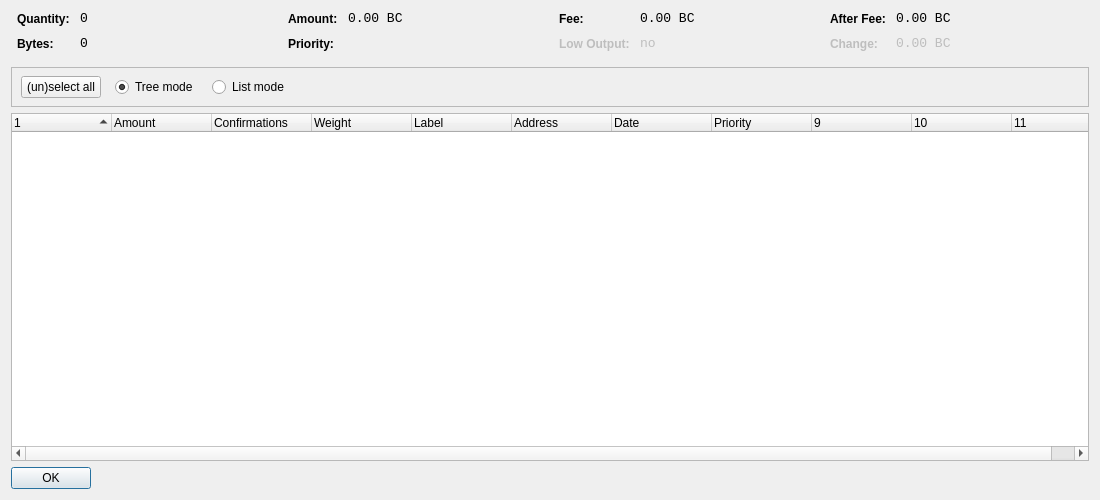
<?xml version="1.0" encoding="UTF-8"?>
<ui version="4.0">
 <class>CoinControlDialog</class>
 <widget class="QDialog" name="CoinControlDialog">
  <property name="geometry">
   <rect>
    <x>0</x>
    <y>0</y>
    <width>1100</width>
    <height>500</height>
   </rect>
  </property>
  <property name="windowTitle">
   <string>Coin Control</string>
  </property>
  <layout class="QVBoxLayout" name="verticalLayout">
   <item>
    <layout class="QHBoxLayout" name="horizontalLayoutTop" stretch="0,0,0,0">
     <property name="topMargin">
      <number>0</number>
     </property>
     <property name="bottomMargin">
      <number>10</number>
     </property>
     <item>
      <layout class="QFormLayout" name="formLayoutCoinControl1">
       <property name="horizontalSpacing">
        <number>10</number>
       </property>
       <property name="verticalSpacing">
        <number>10</number>
       </property>
       <property name="leftMargin">
        <number>6</number>
       </property>
       <property name="rightMargin">
        <number>6</number>
       </property>
       <item row="0" column="0">
        <widget class="QLabel" name="labelCoinControlQuantityText">
         <property name="styleSheet">
          <string notr="true">font-weight:bold;</string>
         </property>
         <property name="text">
          <string>Quantity:</string>
         </property>
        </widget>
       </item>
       <item row="0" column="1">
        <widget class="QLabel" name="labelCoinControlQuantity">
         <property name="font">
          <font>
           <family>Monospace</family>
           <pointsize>10</pointsize>
          </font>
         </property>
         <property name="cursor">
          <cursorShape>IBeamCursor</cursorShape>
         </property>
         <property name="contextMenuPolicy">
          <enum>Qt::ActionsContextMenu</enum>
         </property>
         <property name="text">
          <string notr="true">0</string>
         </property>
         <property name="textInteractionFlags">
          <set>Qt::LinksAccessibleByMouse|Qt::TextSelectableByKeyboard|Qt::TextSelectableByMouse</set>
         </property>
        </widget>
       </item>
       <item row="1" column="0">
        <widget class="QLabel" name="labelCoinControlBytesText">
         <property name="styleSheet">
          <string notr="true">font-weight:bold;</string>
         </property>
         <property name="text">
          <string>Bytes:</string>
         </property>
        </widget>
       </item>
       <item row="1" column="1">
        <widget class="QLabel" name="labelCoinControlBytes">
         <property name="font">
          <font>
           <family>Monospace</family>
           <pointsize>10</pointsize>
          </font>
         </property>
         <property name="cursor">
          <cursorShape>IBeamCursor</cursorShape>
         </property>
         <property name="contextMenuPolicy">
          <enum>Qt::ActionsContextMenu</enum>
         </property>
         <property name="text">
          <string notr="true">0</string>
         </property>
         <property name="textInteractionFlags">
          <set>Qt::LinksAccessibleByMouse|Qt::TextSelectableByKeyboard|Qt::TextSelectableByMouse</set>
         </property>
        </widget>
       </item>
      </layout>
     </item>
     <item>
      <layout class="QFormLayout" name="formLayoutCoinControl2">
       <property name="horizontalSpacing">
        <number>10</number>
       </property>
       <property name="verticalSpacing">
        <number>10</number>
       </property>
       <property name="leftMargin">
        <number>6</number>
       </property>
       <property name="rightMargin">
        <number>6</number>
       </property>
       <item row="0" column="0">
        <widget class="QLabel" name="labelCoinControlAmountText">
         <property name="styleSheet">
          <string notr="true">font-weight:bold;</string>
         </property>
         <property name="text">
          <string>Amount:</string>
         </property>
        </widget>
       </item>
       <item row="0" column="1">
        <widget class="QLabel" name="labelCoinControlAmount">
         <property name="font">
          <font>
           <family>Monospace</family>
           <pointsize>10</pointsize>
          </font>
         </property>
         <property name="cursor">
          <cursorShape>IBeamCursor</cursorShape>
         </property>
         <property name="contextMenuPolicy">
          <enum>Qt::ActionsContextMenu</enum>
         </property>
         <property name="text">
          <string notr="true">0.00 BC</string>
         </property>
         <property name="textInteractionFlags">
          <set>Qt::LinksAccessibleByMouse|Qt::TextSelectableByKeyboard|Qt::TextSelectableByMouse</set>
         </property>
        </widget>
       </item>
       <item row="1" column="0">
        <widget class="QLabel" name="labelCoinControlPriorityText">
         <property name="styleSheet">
          <string notr="true">font-weight:bold;</string>
         </property>
         <property name="text">
          <string>Priority:</string>
         </property>
        </widget>
       </item>
       <item row="1" column="1">
        <widget class="QLabel" name="labelCoinControlPriority">
         <property name="font">
          <font>
           <family>Monospace</family>
           <pointsize>10</pointsize>
          </font>
         </property>
         <property name="cursor">
          <cursorShape>IBeamCursor</cursorShape>
         </property>
         <property name="contextMenuPolicy">
          <enum>Qt::ActionsContextMenu</enum>
         </property>
         <property name="text">
          <string/>
         </property>
         <property name="textInteractionFlags">
          <set>Qt::LinksAccessibleByMouse|Qt::TextSelectableByKeyboard|Qt::TextSelectableByMouse</set>
         </property>
        </widget>
       </item>
      </layout>
     </item>
     <item>
      <layout class="QFormLayout" name="formLayoutCoinControl3">
       <property name="horizontalSpacing">
        <number>10</number>
       </property>
       <property name="verticalSpacing">
        <number>10</number>
       </property>
       <property name="leftMargin">
        <number>6</number>
       </property>
       <property name="rightMargin">
        <number>6</number>
       </property>
       <item row="0" column="0">
        <widget class="QLabel" name="labelCoinControlFeeText">
         <property name="styleSheet">
          <string notr="true">font-weight:bold;</string>
         </property>
         <property name="text">
          <string>Fee:</string>
         </property>
        </widget>
       </item>
       <item row="0" column="1">
        <widget class="QLabel" name="labelCoinControlFee">
         <property name="font">
          <font>
           <family>Monospace</family>
           <pointsize>10</pointsize>
          </font>
         </property>
         <property name="cursor">
          <cursorShape>IBeamCursor</cursorShape>
         </property>
         <property name="contextMenuPolicy">
          <enum>Qt::ActionsContextMenu</enum>
         </property>
         <property name="text">
          <string notr="true">0.00 BC</string>
         </property>
         <property name="textInteractionFlags">
          <set>Qt::LinksAccessibleByMouse|Qt::TextSelectableByKeyboard|Qt::TextSelectableByMouse</set>
         </property>
        </widget>
       </item>
       <item row="1" column="0">
        <widget class="QLabel" name="labelCoinControlLowOutputText">
         <property name="enabled">
          <bool>false</bool>
         </property>
         <property name="styleSheet">
          <string notr="true">font-weight:bold;</string>
         </property>
         <property name="text">
          <string>Low Output:</string>
         </property>
        </widget>
       </item>
       <item row="1" column="1">
        <widget class="QLabel" name="labelCoinControlLowOutput">
         <property name="enabled">
          <bool>false</bool>
         </property>
         <property name="font">
          <font>
           <family>Monospace</family>
           <pointsize>10</pointsize>
          </font>
         </property>
         <property name="cursor">
          <cursorShape>IBeamCursor</cursorShape>
         </property>
         <property name="contextMenuPolicy">
          <enum>Qt::ActionsContextMenu</enum>
         </property>
         <property name="text">
          <string notr="true">no</string>
         </property>
         <property name="textInteractionFlags">
          <set>Qt::LinksAccessibleByMouse|Qt::TextSelectableByKeyboard|Qt::TextSelectableByMouse</set>
         </property>
        </widget>
       </item>
      </layout>
     </item>
     <item>
      <layout class="QFormLayout" name="formLayoutCoinControl4">
       <property name="horizontalSpacing">
        <number>10</number>
       </property>
       <property name="verticalSpacing">
        <number>10</number>
       </property>
       <property name="leftMargin">
        <number>6</number>
       </property>
       <property name="rightMargin">
        <number>6</number>
       </property>
       <item row="0" column="0">
        <widget class="QLabel" name="labelCoinControlAfterFeeText">
         <property name="styleSheet">
          <string notr="true">font-weight:bold;</string>
         </property>
         <property name="text">
          <string>After Fee:</string>
         </property>
        </widget>
       </item>
       <item row="0" column="1">
        <widget class="QLabel" name="labelCoinControlAfterFee">
         <property name="font">
          <font>
           <family>Monospace</family>
           <pointsize>10</pointsize>
          </font>
         </property>
         <property name="cursor">
          <cursorShape>IBeamCursor</cursorShape>
         </property>
         <property name="contextMenuPolicy">
          <enum>Qt::ActionsContextMenu</enum>
         </property>
         <property name="text">
          <string notr="true">0.00 BC</string>
         </property>
         <property name="textInteractionFlags">
          <set>Qt::LinksAccessibleByMouse|Qt::TextSelectableByKeyboard|Qt::TextSelectableByMouse</set>
         </property>
        </widget>
       </item>
       <item row="1" column="0">
        <widget class="QLabel" name="labelCoinControlChangeText">
         <property name="enabled">
          <bool>false</bool>
         </property>
         <property name="styleSheet">
          <string notr="true">font-weight:bold;</string>
         </property>
         <property name="text">
          <string>Change:</string>
         </property>
        </widget>
       </item>
       <item row="1" column="1">
        <widget class="QLabel" name="labelCoinControlChange">
         <property name="enabled">
          <bool>false</bool>
         </property>
         <property name="font">
          <font>
           <family>Monospace</family>
           <pointsize>10</pointsize>
          </font>
         </property>
         <property name="cursor">
          <cursorShape>IBeamCursor</cursorShape>
         </property>
         <property name="contextMenuPolicy">
          <enum>Qt::ActionsContextMenu</enum>
         </property>
         <property name="text">
          <string notr="true">0.00 BC</string>
         </property>
         <property name="textInteractionFlags">
          <set>Qt::LinksAccessibleByMouse|Qt::TextSelectableByKeyboard|Qt::TextSelectableByMouse</set>
         </property>
        </widget>
       </item>
      </layout>
     </item>
    </layout>
   </item>
   <item>
    <widget class="QFrame" name="frame">
     <property name="minimumSize">
      <size>
       <width>0</width>
       <height>40</height>
      </size>
     </property>
     <property name="frameShape">
      <enum>QFrame::StyledPanel</enum>
     </property>
     <property name="frameShadow">
      <enum>QFrame::Sunken</enum>
     </property>
     <widget class="QWidget" name="horizontalLayoutWidget">
      <property name="geometry">
       <rect>
        <x>10</x>
        <y>0</y>
        <width>781</width>
        <height>41</height>
       </rect>
      </property>
      <layout class="QHBoxLayout" name="horizontalLayoutPanel" stretch="0,0,0,0,0">
       <property name="spacing">
        <number>14</number>
       </property>
       <item>
        <widget class="QPushButton" name="pushButtonSelectAll">
         <property name="sizePolicy">
          <sizepolicy hsizetype="Maximum" vsizetype="Fixed">
           <horstretch>0</horstretch>
           <verstretch>0</verstretch>
          </sizepolicy>
         </property>
         <property name="text">
          <string>(un)select all</string>
         </property>
        </widget>
       </item>
       <item>
        <widget class="QRadioButton" name="radioTreeMode">
         <property name="sizePolicy">
          <sizepolicy hsizetype="Maximum" vsizetype="Fixed">
           <horstretch>0</horstretch>
           <verstretch>0</verstretch>
          </sizepolicy>
         </property>
         <property name="text">
          <string>Tree mode</string>
         </property>
         <property name="checked">
          <bool>true</bool>
         </property>
        </widget>
       </item>
       <item>
        <widget class="QRadioButton" name="radioListMode">
         <property name="sizePolicy">
          <sizepolicy hsizetype="Maximum" vsizetype="Fixed">
           <horstretch>0</horstretch>
           <verstretch>0</verstretch>
          </sizepolicy>
         </property>
         <property name="text">
          <string>List mode</string>
         </property>
        </widget>
       </item>
       <item>
        <spacer name="horizontalSpacer">
         <property name="orientation">
          <enum>Qt::Horizontal</enum>
         </property>
         <property name="sizeHint" stdset="0">
          <size>
           <width>40</width>
           <height>20</height>
          </size>
         </property>
        </spacer>
       </item>
      </layout>
     </widget>
    </widget>
   </item>
   <item>
    <widget class="CoinControlTreeWidget" name="treeWidget">
     <property name="contextMenuPolicy">
      <enum>Qt::CustomContextMenu</enum>
     </property>
     <property name="sortingEnabled">
      <bool>false</bool>
     </property>
     <property name="columnCount">
      <number>11</number>
     </property>
     <attribute name="headerShowSortIndicator" stdset="0">
      <bool>true</bool>
     </attribute>
     <attribute name="headerStretchLastSection">
      <bool>false</bool>
     </attribute>
     <column>
      <property name="text">
       <string/>
      </property>
     </column>
     <column>
      <property name="text">
       <string>Amount</string>
      </property>
     </column>
     <column>
      <property name="text">
       <string>Confirmations</string>
      </property>
      <property name="toolTip">
       <string>Confirmed</string>
      </property>
     </column>
     <column>
      <property name="text">
       <string>Weight</string>
      </property>
     </column>	 	 
     <column>
      <property name="text">
       <string>Label</string>
      </property>
     </column>
     <column>
      <property name="text">
       <string>Address</string>
      </property>
     </column>
     <column>
      <property name="text">
       <string>Date</string>
      </property>
     </column>
     <column>
      <property name="text">
       <string>Priority</string>
      </property>
     </column>
     <column>
      <property name="text">
       <string/>
      </property>
     </column>
     <column>
      <property name="text">
       <string/>
      </property>
     </column>
     <column>
      <property name="text">
       <string/>
      </property>
     </column>
     <column>
      <property name="text">
       <string/>
      </property>
     </column>
    </widget>
   </item>
   <item>
    <widget class="QDialogButtonBox" name="buttonBox">
     <property name="sizePolicy">
      <sizepolicy hsizetype="Maximum" vsizetype="Fixed">
       <horstretch>0</horstretch>
       <verstretch>0</verstretch>
      </sizepolicy>
     </property>
     <property name="orientation">
      <enum>Qt::Horizontal</enum>
     </property>
     <property name="standardButtons">
      <set>QDialogButtonBox::Ok</set>
     </property>
    </widget>
   </item>
  </layout>
 </widget>
 <customwidgets>
  <customwidget>
   <class>CoinControlTreeWidget</class>
   <extends>QTreeWidget</extends>
   <header>coincontroltreewidget.h</header>
  </customwidget>
 </customwidgets>
 <resources/>
 <connections/>
</ui> 
